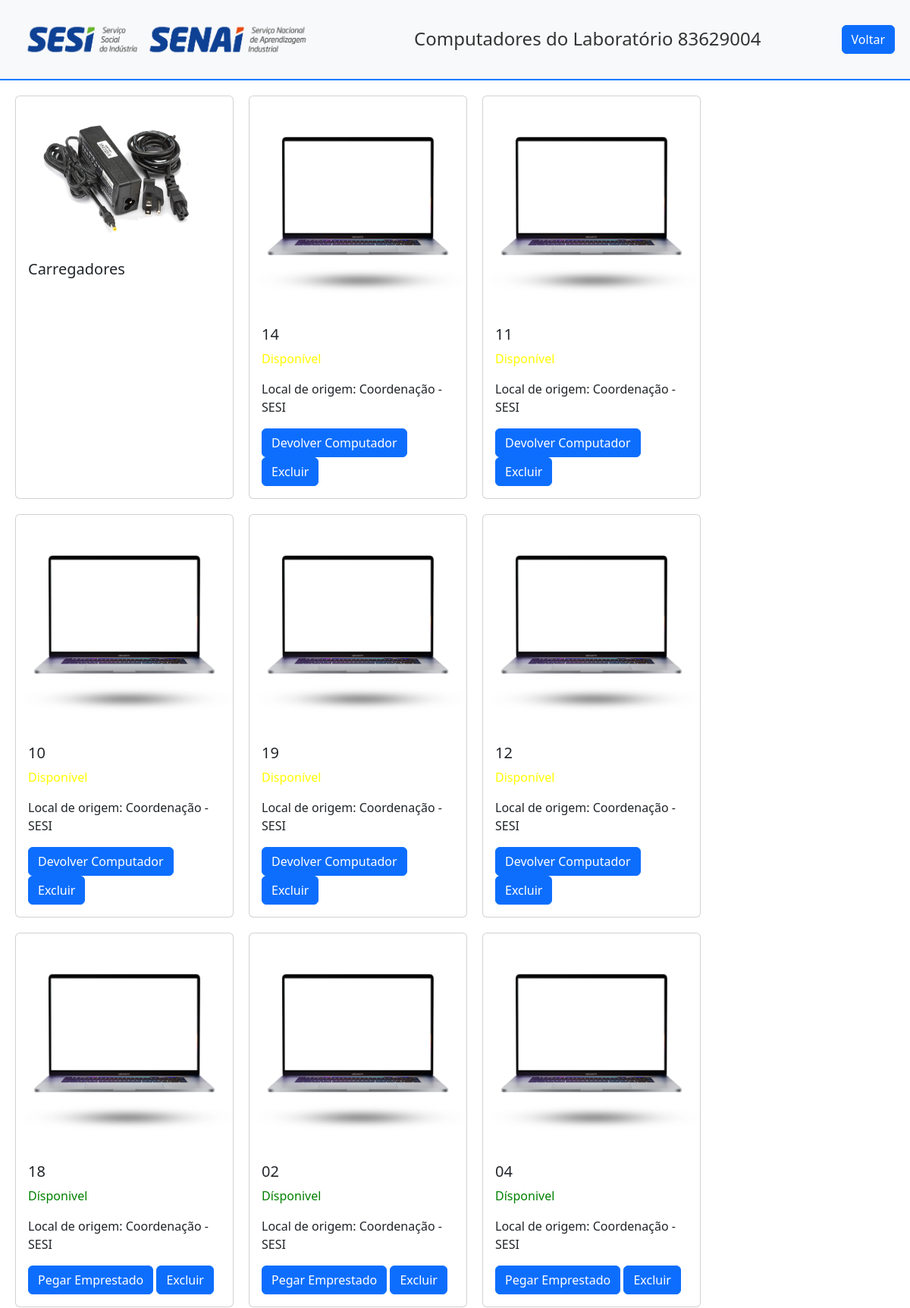
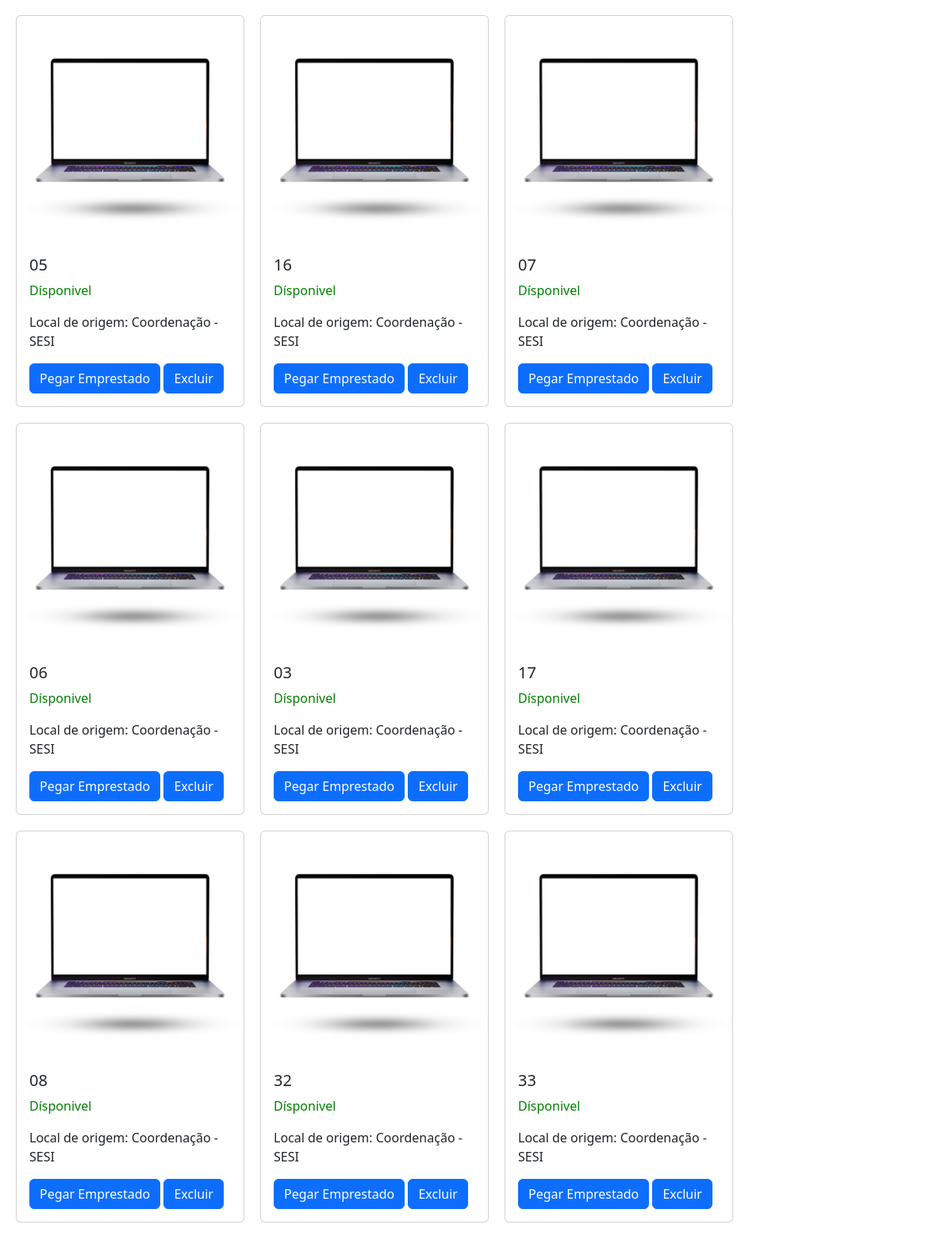
The app's page /computadores/2 (signed in, upper part) with its own data (2 pictures, top to bottom).
### ControleLab/models.py (models this page shows)
class Laboratorio(models.Model):
    patrimonio = models.CharField(max_length=8)
    local = models.CharField(max_length=120)

class Computador(models.Model):
    STATUS = [
        ('Dísponivel', 'Dísponivel'),
        ('Indísponivel', 'Indísponivel'),
        ('Em Manutenção', 'Em Manutenção')
    ]
    patrimonio = models.CharField(max_length=8)
    numero = models.CharField(max_length=2, default='0')
    status = models.CharField(max_length=13, choices=STATUS)
    laboratorio = models.ForeignKey(Laboratorio, on_delete=models.CASCADE)

### ControleLab/views.py (the view)
# urls.py: path('computadores/<int:id>', computadores, name='computadores'),
@login_required
def computadores(request, id):
    computadores_info = Computador.objects.filter(laboratorio_id=id)
    laboratorio = Laboratorio.objects.get(id=id)
    return render(request, 'computadores.html', {'computadores_info':computadores_info, 'laboratorio':laboratorio})

### ControleLab/templates/computadores.html (shortened to what this page needs)
{% load static %}
<!doctype html>
<html lang="pt-br">
  <head>
    <link href="https://cdn.jsdelivr.net/npm/bootstrap@5.3.3/dist/css/bootstrap.min.css" rel="stylesheet">
    <link rel="stylesheet" href="{% static 'css/style_acesso.css' %}">
  </head>
  <body>
    <header class="cabeçalho">
      <img src="{% static 'img/SESI_SENAI.png' %}" alt="Logo_SESI_SENAI">
      <h1>Computadores do Laboratório {{laboratorio.patrimonio}}</h1>
      <a class="btn btn-primary" href="{% url 'index' %}">Voltar</a>
    </header>
    <div class="display">
      <div class="card" style="width: 18rem;">
        <img src="{% static 'img/Carregador.png' %}" class="card-img-top" alt="Carregador.png">
        <div class="card-body">
          <h5 class="card-title">Carregadores</h5>
        </div>
      </div>
      {% if computadores_info %}
          {% for i in computadores_info %}
            <div class="card" style="width: 18rem;">
              <img src="{% static 'img/Notebook.png' %}" class="card-img-top" alt="Notebook.png">
              <div class="card-body">
                <h5 class="card-title">{{i.numero}}</h5>
                {% if i.status == 'Dísponivel' %}
                <p style="color: green;" class="card-text">{{i.status}}</p>
                {% elif i.status == 'Indísponivel' %}
                <p style="color: red;" class="card-text">{{i.status}}</p>
                {% else %}
                <p style="color: yellow;" class="card-text">{{i.status}}</p>
                {% endif %}
                <p class="card-text">Local de origem: {{i.laboratorio.local}}</p>
                {% if i.status == 'Dísponivel' %}
                <a href="{% url 'alterar_status_comp' i.id %}" class="btn btn-primary">Pegar Emprestado</a>
                {% elif i.status == 'Indísponivel' %}
                <a href="{% url 'alterar_status_comp' i.id %}" class="btn btn-primary">Mandar a Manutenção</a>
                {% else %}
                <a href="{% url 'alterar_status_comp' i.id %}" class="btn btn-primary">Devolver Computador</a>
                {% endif %}
                <a class="btn btn-primary" href="{% url 'excluir_comp' i.id %}">Excluir</a>
              </div>
            </div>
          {% endfor %}
      {% else %}
          <p>Nenhum Computador encontrado. Deseja adicionar um? <a href="{% url 'adicionar_comp' laboratorio.id %}">Clique aqui</a> </p>
      {% endif %}
    </div>
  </body>
</html>

### Core/static/css/style_acesso.css (style rules this page uses)
.cabeçalho { display: flex; align-items: center; justify-content: space-between; padding: 20px; background-color: #f8f9fa; border-bottom: 2px solid #007bff; }
.cabeçalho img { max-width: 400px; }
.cabeçalho h1 { font-size: 24px; color: #333; margin: 0; padding-left: 20px; }
.display { display: flex; flex-wrap: wrap; justify-content: flex-start; gap: 20px; margin: 20px; }
.card { flex: 0 1 18rem; }

### records on screen
Laboratorio: patrimonio "83629004"
Computador: numero "14", status "Disponível", laboratorio.local "Coordenação - SESI", shows "Devolver Computador"
Computador: numero "11", status "Disponível", laboratorio.local "Coordenação - SESI", shows "Devolver Computador"
Computador: numero "10", status "Disponível", laboratorio.local "Coordenação - SESI", shows "Devolver Computador"
Computador: numero "19", status "Disponível", laboratorio.local "Coordenação - SESI", shows "Devolver Computador"
Computador: numero "12", status "Disponível", laboratorio.local "Coordenação - SESI", shows "Devolver Computador"
Computador: numero "18", status "Dísponivel", laboratorio.local "Coordenação - SESI", shows "Pegar Emprestado"
Computador: numero "02", status "Dísponivel", laboratorio.local "Coordenação - SESI", shows "Pegar Emprestado"
Computador: numero "04", status "Dísponivel", laboratorio.local "Coordenação - SESI", shows "Pegar Emprestado"
Computador: numero "05", status "Dísponivel", laboratorio.local "Coordenação - SESI", shows "Pegar Emprestado"
Computador: numero "16", status "Dísponivel", laboratorio.local "Coordenação - SESI", shows "Pegar Emprestado"
Computador: numero "07", status "Dísponivel", laboratorio.local "Coordenação - SESI", shows "Pegar Emprestado"
Computador: numero "06", status "Dísponivel", laboratorio.local "Coordenação - SESI", shows "Pegar Emprestado"
Computador: numero "03", status "Dísponivel", laboratorio.local "Coordenação - SESI", shows "Pegar Emprestado"
Computador: numero "17", status "Dísponivel", laboratorio.local "Coordenação - SESI", shows "Pegar Emprestado"
Computador: numero "08", status "Dísponivel", laboratorio.local "Coordenação - SESI", shows "Pegar Emprestado"
Computador: numero "32", status "Dísponivel", laboratorio.local "Coordenação - SESI", shows "Pegar Emprestado"
Computador: numero "33", status "Dísponivel", laboratorio.local "Coordenação - SESI", shows "Pegar Emprestado"
